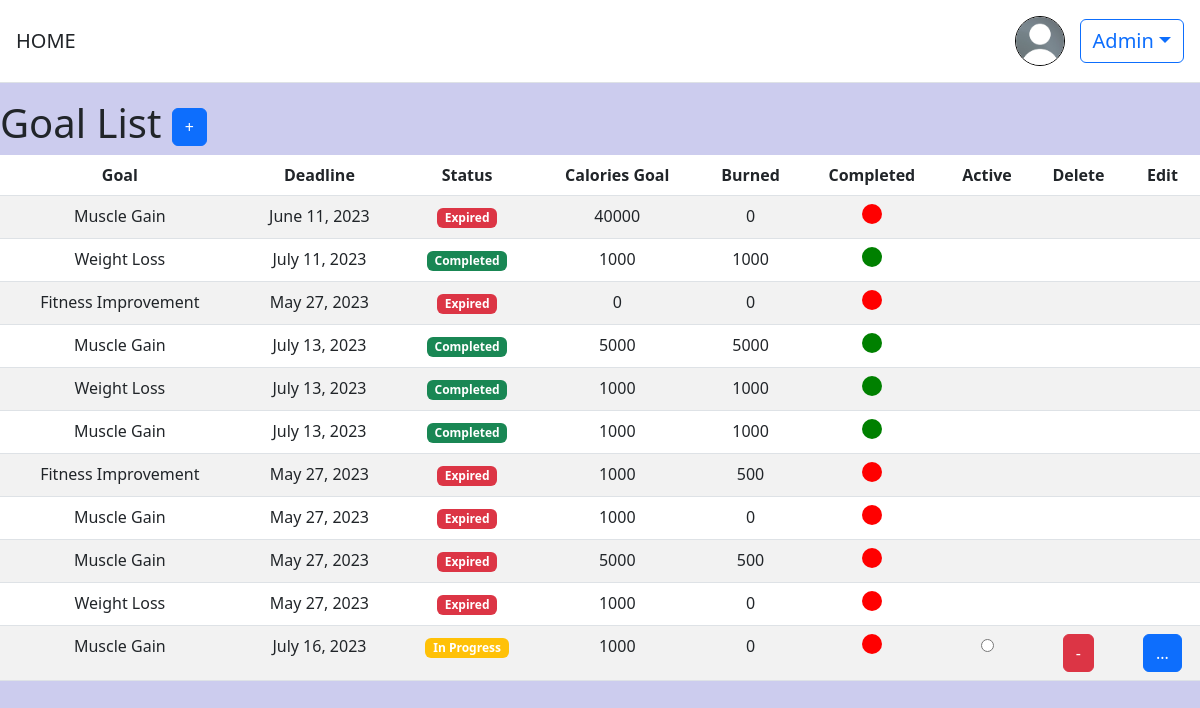
Page /obiettivi/lista/ (signed in) on the earlier database version.
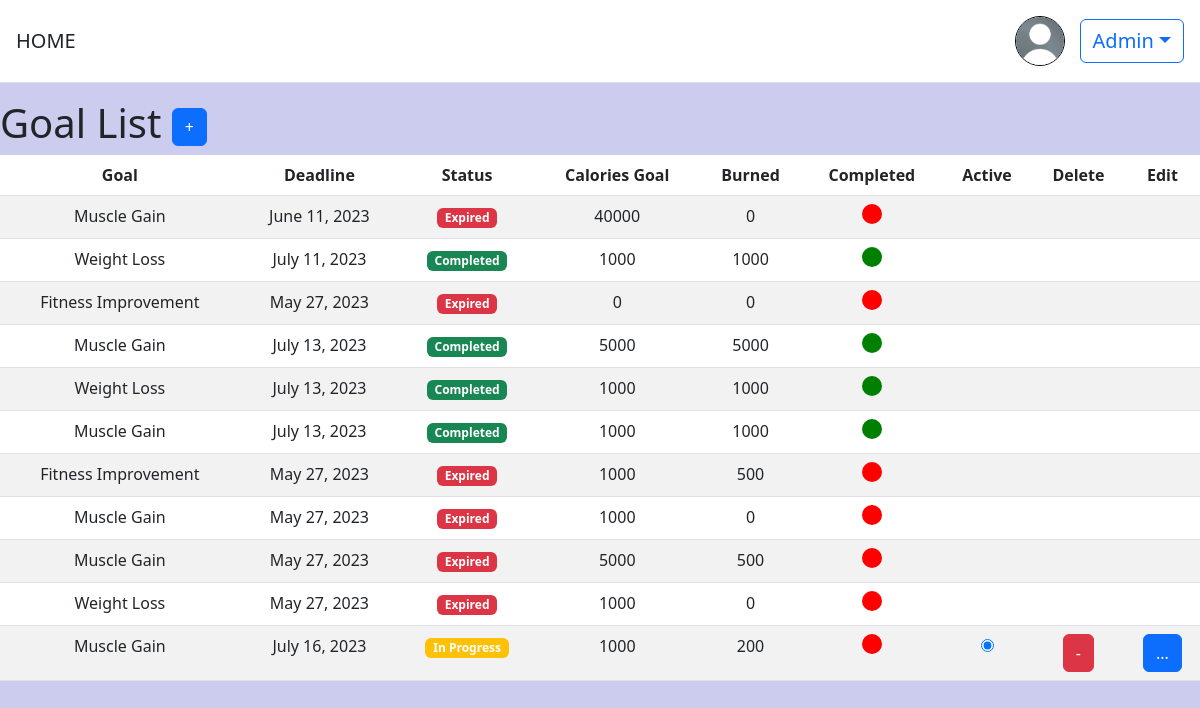
Same page on the later database version.
### obiettivi/models.py (models this page shows, shortened)
class GoalModel(models.Model):
    GOAL_CHOICES = (
        ('Weight Loss', 'Weight Loss'),
        ('Muscle Gain', 'Muscle Gain'),
        ('Fitness Improvement', 'Fitness Improvement'),
    )
    STATUS_CHOICES = (
        ('V', 'In Corso'),
        ('S', 'Scaduto'),
    )
    TEMP_CHOICES = (
        (1, '1 day'),
        (7, '1 week'),
        (30, '1 month'),
        (90, '3 months'),
    )
    def is_deadline_expired(self):
        today = date.today()
        if self.deadline < today:
            self.is_expired = True
            self.save()
            return True
        else:
            self.is_expired = False
            self.save()
            return False
    deadline = models.DateField(blank=True, null=True)
    status = models.CharField(max_length=1, choices=STATUS_CHOICES, default='V')
    tempistica = models.IntegerField(choices=TEMP_CHOICES, default=30)
    utente = models.ForeignKey(settings.AUTH_USER_MODEL, on_delete=models.CASCADE)
    goal_type = models.CharField(max_length=20, choices=GOAL_CHOICES)
    data_creazione = models.DateField(default=timezone.now)
    descrizione = models.TextField(max_length=255, blank=True, null=True)
    CaloriesGoal = models.IntegerField(default=0, blank=False, null=False)
    is_selected = models.BooleanField(default=False)
    is_completed = models.BooleanField(default=False)
    is_expired = models.BooleanField(default=False)
    cal = models.IntegerField(default=0)

### obiettivi/views.py (the view, shortened to what this page needs)
# urls.py: path('lista/', views.listaobiettivi, name='listaobiettivi'),
@login_required
def listaobiettivi(request):
    goals = GoalModel.objects.filter(utente=request.user)
    return render(request, 'goals.html', {'goals': goals})

### templates/goals.html (shortened to what this page needs)
{% extends "base.html" %}
{% block content %}
  <div>
    <h1>
      Goal List
      <a href="{% url 'create_goal' %}" class="btn btn-primary"> + </a>
    </h1>
  </div>
<form id="goalSelectionForm" method="POST" action="{% url 'update_goal_selection' %}">
 <div class="table-responsive" >
  <table class="table table-striped">
    <thead>
      <tr>
        <th>Goal</th>
        <th>Deadline</th>
        <th>Status</th>
        <th>Calories Goal</th>
        <th>Burned</th>
        <th>Completed</th>
        <th>Active</th>
        <th>Delete</th>
        <th>Edit</th>
      </tr>
    </thead>
    <tbody>
      {% for goal in goals %}
        <tr>
          <td>{{ goal.goal_type }}</td>
          <td>{{ goal.deadline }}</td>
          <td>
            {% if goal.is_completed %}
              <span class="badge bg-success">Completed</span>
            {% else %}
             {% if goal.is_deadline_expired %}
              <span class="badge bg-danger">Expired</span>
             {% else %}
              <span class="badge bg-warning">In Progress</span>
            {% endif %}
           {% endif %}
          </td>
          <td>
            {{ goal.CaloriesGoal }}
          </td>
          <td>
            {{ goal.cal }}
          <td>
            {% if goal.is_completed %}
            <div style="width: 20px;height: 20px;border-radius: 50%;display: inline-block; background-color:green"></div>
            {% else %}
            <div style="width: 20px;height: 20px;border-radius: 50%;display: inline-block;background-color: red;"></div>
            {% endif %}
          </td>
        {% if not goal.is_completed and not goal.is_deadline_expired %}
         <td >
         <input type="radio" name="selected_goal" value="{{ goal.pk }}" onchange="this.form.submit()"
          {% if goal.is_selected %} checked {% endif %}>
         </td>
          <td>
            <a href="{% url 'delete_goal' goal.pk %}" class="btn btn-danger">-</a>
          </td>
          <td>
            <a href="{% url 'edit' goal.pk %}" class="btn btn-primary">...</a>
          </td>
          {% else %}
          <td>&nbsp</td>
          <td>&nbsp</td>
          <td>&nbsp</td>
          {% endif %}
        </tr>
      {% empty %}
        <tr>
          <td colspan="10">No goals scored</td>
        </tr>
      {% endfor %}
    </tbody>
  </table>
  </div>
</form>
{% endblock content %}

Differences in the rows shown:
changed GoalModel "July 16, 2023": cal "0" → "200"; is_selected "☐" → "☑"
